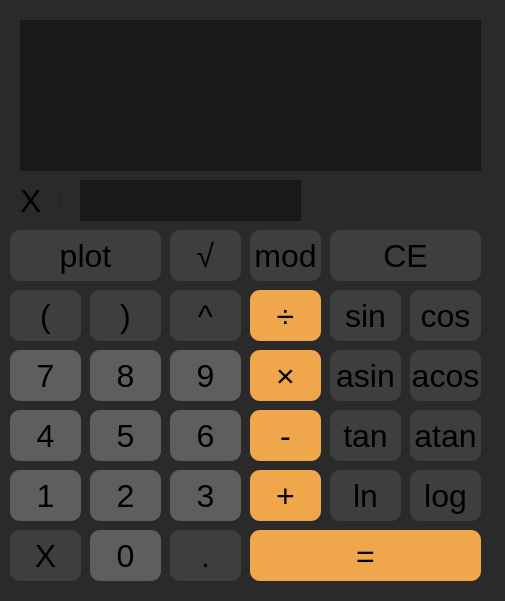
<?xml version="1.0" encoding="UTF-8"?>
<ui version="4.0">
 <class>MainWindow</class>
 <widget class="QMainWindow" name="MainWindow">
  <property name="geometry">
   <rect>
    <x>0</x>
    <y>0</y>
    <width>505</width>
    <height>601</height>
   </rect>
  </property>
  <property name="font">
   <font>
    <pointsize>14</pointsize>
   </font>
  </property>
  <property name="windowTitle">
   <string>MainWindow</string>
  </property>
  <property name="styleSheet">
   <string notr="true">QMainWindow { background-color: rgb(42, 42, 42) }</string>
  </property>
  <widget class="QWidget" name="centralwidget">
   <widget class="QPushButton" name="open_bracket">
    <property name="geometry">
     <rect>
      <x>10</x>
      <y>290</y>
      <width>71</width>
      <height>51</height>
     </rect>
    </property>
    <property name="font">
     <font>
      <pointsize>24</pointsize>
     </font>
    </property>
    <property name="styleSheet">
     <string notr="true">QPushButton {
	background-color: rgb(62, 62, 62); 
	border-radius: 10px 
}

QPushButton:pressed {
	background-color: rgb(109, 109, 109);
}</string>
    </property>
    <property name="text">
     <string>(</string>
    </property>
   </widget>
   <widget class="QLabel" name="text_x_eq">
    <property name="geometry">
     <rect>
      <x>20</x>
      <y>180</y>
      <width>41</width>
      <height>41</height>
     </rect>
    </property>
    <property name="font">
     <font>
      <pointsize>24</pointsize>
     </font>
    </property>
    <property name="styleSheet">
     <string notr="true"/>
    </property>
    <property name="text">
     <string>X  =</string>
    </property>
   </widget>
   <widget class="QPushButton" name="close_bracket">
    <property name="geometry">
     <rect>
      <x>90</x>
      <y>290</y>
      <width>71</width>
      <height>51</height>
     </rect>
    </property>
    <property name="font">
     <font>
      <pointsize>24</pointsize>
     </font>
    </property>
    <property name="styleSheet">
     <string notr="true">QPushButton {
	background-color: rgb(62, 62, 62); 
	border-radius: 10px 
}

QPushButton:pressed {
	background-color: rgb(109, 109, 109);
}</string>
    </property>
    <property name="text">
     <string>)</string>
    </property>
   </widget>
   <widget class="QPushButton" name="button_8">
    <property name="geometry">
     <rect>
      <x>90</x>
      <y>350</y>
      <width>71</width>
      <height>51</height>
     </rect>
    </property>
    <property name="font">
     <font>
      <pointsize>24</pointsize>
     </font>
    </property>
    <property name="styleSheet">
     <string notr="true">QPushButton {
	background-color: rgb(94, 94, 94);
	border-radius: 10px; 
}
QPushButton:pressed {
	background-color: rgb(155, 155, 155)
}</string>
    </property>
    <property name="text">
     <string>8</string>
    </property>
   </widget>
   <widget class="QPushButton" name="button_7">
    <property name="geometry">
     <rect>
      <x>10</x>
      <y>350</y>
      <width>71</width>
      <height>51</height>
     </rect>
    </property>
    <property name="font">
     <font>
      <pointsize>24</pointsize>
     </font>
    </property>
    <property name="styleSheet">
     <string notr="true">QPushButton {
	background-color: rgb(94, 94, 94);
	border-radius: 10px; 
}
QPushButton:pressed {
	background-color: rgb(155, 155, 155)
}</string>
    </property>
    <property name="text">
     <string>7</string>
    </property>
   </widget>
   <widget class="QPushButton" name="button_4">
    <property name="geometry">
     <rect>
      <x>10</x>
      <y>410</y>
      <width>71</width>
      <height>51</height>
     </rect>
    </property>
    <property name="font">
     <font>
      <pointsize>24</pointsize>
     </font>
    </property>
    <property name="styleSheet">
     <string notr="true">QPushButton {
	background-color: rgb(94, 94, 94);
	border-radius: 10px; 
}
QPushButton:pressed {
	background-color: rgb(155, 155, 155)
}</string>
    </property>
    <property name="text">
     <string>4</string>
    </property>
   </widget>
   <widget class="QPushButton" name="button_5">
    <property name="geometry">
     <rect>
      <x>90</x>
      <y>410</y>
      <width>71</width>
      <height>51</height>
     </rect>
    </property>
    <property name="font">
     <font>
      <pointsize>24</pointsize>
     </font>
    </property>
    <property name="styleSheet">
     <string notr="true">QPushButton {
	background-color: rgb(94, 94, 94);
	border-radius: 10px; 
}
QPushButton:pressed {
	background-color: rgb(155, 155, 155)
}</string>
    </property>
    <property name="text">
     <string>5</string>
    </property>
   </widget>
   <widget class="QPushButton" name="button_1">
    <property name="geometry">
     <rect>
      <x>10</x>
      <y>470</y>
      <width>71</width>
      <height>51</height>
     </rect>
    </property>
    <property name="font">
     <font>
      <pointsize>24</pointsize>
     </font>
    </property>
    <property name="styleSheet">
     <string notr="true">QPushButton {
	background-color: rgb(94, 94, 94);
	border-radius: 10px; 
}
QPushButton:pressed {
	background-color: rgb(155, 155, 155)
}</string>
    </property>
    <property name="text">
     <string>1</string>
    </property>
   </widget>
   <widget class="QPushButton" name="button_2">
    <property name="geometry">
     <rect>
      <x>90</x>
      <y>470</y>
      <width>71</width>
      <height>51</height>
     </rect>
    </property>
    <property name="font">
     <font>
      <pointsize>24</pointsize>
     </font>
    </property>
    <property name="styleSheet">
     <string notr="true">QPushButton {
	background-color: rgb(94, 94, 94);
	border-radius: 10px; 
}
QPushButton:pressed {
	background-color: rgb(155, 155, 155)
}</string>
    </property>
    <property name="text">
     <string>2</string>
    </property>
   </widget>
   <widget class="QPushButton" name="point">
    <property name="geometry">
     <rect>
      <x>170</x>
      <y>530</y>
      <width>71</width>
      <height>51</height>
     </rect>
    </property>
    <property name="font">
     <font>
      <pointsize>24</pointsize>
     </font>
    </property>
    <property name="styleSheet">
     <string notr="true">QPushButton {
	background-color: rgb(62, 62, 62); 
	border-radius: 10px 
}

QPushButton:pressed {
	background-color: rgb(109, 109, 109);
}</string>
    </property>
    <property name="text">
     <string>.</string>
    </property>
   </widget>
   <widget class="QPushButton" name="button_0">
    <property name="geometry">
     <rect>
      <x>90</x>
      <y>530</y>
      <width>71</width>
      <height>51</height>
     </rect>
    </property>
    <property name="font">
     <font>
      <pointsize>24</pointsize>
     </font>
    </property>
    <property name="styleSheet">
     <string notr="true">QPushButton {
	background-color: rgb(94, 94, 94);
	border-radius: 10px; 
}
QPushButton:pressed {
	background-color: rgb(155, 155, 155)
}</string>
    </property>
    <property name="text">
     <string>0</string>
    </property>
   </widget>
   <widget class="QPushButton" name="div">
    <property name="geometry">
     <rect>
      <x>250</x>
      <y>290</y>
      <width>71</width>
      <height>51</height>
     </rect>
    </property>
    <property name="font">
     <font>
      <pointsize>24</pointsize>
     </font>
    </property>
    <property name="styleSheet">
     <string notr="true">QPushButton { 
	background-color: rgb(240, 166, 75); 
	border-radius: 10px
}

QPushButton:pressed {
	background-color: rgb(255, 176, 80)
}</string>
    </property>
    <property name="text">
     <string>÷</string>
    </property>
   </widget>
   <widget class="QPushButton" name="button_9">
    <property name="geometry">
     <rect>
      <x>170</x>
      <y>350</y>
      <width>71</width>
      <height>51</height>
     </rect>
    </property>
    <property name="font">
     <font>
      <pointsize>24</pointsize>
     </font>
    </property>
    <property name="styleSheet">
     <string notr="true">QPushButton {
	background-color: rgb(94, 94, 94);
	border-radius: 10px; 
}
QPushButton:pressed {
	background-color: rgb(155, 155, 155)
}</string>
    </property>
    <property name="text">
     <string>9</string>
    </property>
   </widget>
   <widget class="QPushButton" name="button_6">
    <property name="geometry">
     <rect>
      <x>170</x>
      <y>410</y>
      <width>71</width>
      <height>51</height>
     </rect>
    </property>
    <property name="font">
     <font>
      <pointsize>24</pointsize>
     </font>
    </property>
    <property name="styleSheet">
     <string notr="true">QPushButton {
	background-color: rgb(94, 94, 94);
	border-radius: 10px; 
}
QPushButton:pressed {
	background-color: rgb(155, 155, 155)
}</string>
    </property>
    <property name="text">
     <string>6</string>
    </property>
   </widget>
   <widget class="QPushButton" name="button_3">
    <property name="geometry">
     <rect>
      <x>170</x>
      <y>470</y>
      <width>71</width>
      <height>51</height>
     </rect>
    </property>
    <property name="font">
     <font>
      <pointsize>24</pointsize>
     </font>
    </property>
    <property name="styleSheet">
     <string notr="true">QPushButton {
	background-color: rgb(94, 94, 94);
	border-radius: 10px; 
}
QPushButton:pressed {
	background-color: rgb(155, 155, 155)
}</string>
    </property>
    <property name="text">
     <string>3</string>
    </property>
   </widget>
   <widget class="QPushButton" name="equal">
    <property name="geometry">
     <rect>
      <x>250</x>
      <y>530</y>
      <width>231</width>
      <height>51</height>
     </rect>
    </property>
    <property name="font">
     <font>
      <pointsize>24</pointsize>
     </font>
    </property>
    <property name="styleSheet">
     <string notr="true">QPushButton { 
	background-color: rgb(240, 166, 75); 
	border-radius: 10px
}

QPushButton:pressed {
	background-color: rgb(255, 176, 80)
}</string>
    </property>
    <property name="text">
     <string>=</string>
    </property>
   </widget>
   <widget class="QPushButton" name="plot">
    <property name="geometry">
     <rect>
      <x>10</x>
      <y>230</y>
      <width>151</width>
      <height>51</height>
     </rect>
    </property>
    <property name="font">
     <font>
      <pointsize>24</pointsize>
     </font>
    </property>
    <property name="styleSheet">
     <string notr="true">QPushButton {
	background-color: rgb(62, 62, 62); 
	border-radius: 10px 
}

QPushButton:pressed {
	background-color: rgb(109, 109, 109);
}</string>
    </property>
    <property name="text">
     <string>plot</string>
    </property>
   </widget>
   <widget class="QPushButton" name="mul">
    <property name="geometry">
     <rect>
      <x>250</x>
      <y>350</y>
      <width>71</width>
      <height>51</height>
     </rect>
    </property>
    <property name="font">
     <font>
      <pointsize>24</pointsize>
     </font>
    </property>
    <property name="styleSheet">
     <string notr="true">QPushButton { 
	background-color: rgb(240, 166, 75); 
	border-radius: 10px
}

QPushButton:pressed {
	background-color: rgb(255, 176, 80)
}</string>
    </property>
    <property name="text">
     <string>×</string>
    </property>
   </widget>
   <widget class="QPushButton" name="sub">
    <property name="geometry">
     <rect>
      <x>250</x>
      <y>410</y>
      <width>71</width>
      <height>51</height>
     </rect>
    </property>
    <property name="font">
     <font>
      <pointsize>24</pointsize>
     </font>
    </property>
    <property name="styleSheet">
     <string notr="true">QPushButton { 
	background-color: rgb(240, 166, 75); 
	border-radius: 10px
}

QPushButton:pressed {
	background-color: rgb(255, 176, 80)
}</string>
    </property>
    <property name="text">
     <string>-</string>
    </property>
   </widget>
   <widget class="QPushButton" name="add">
    <property name="geometry">
     <rect>
      <x>250</x>
      <y>470</y>
      <width>71</width>
      <height>51</height>
     </rect>
    </property>
    <property name="font">
     <font>
      <pointsize>24</pointsize>
     </font>
    </property>
    <property name="styleSheet">
     <string notr="true">QPushButton { 
	background-color: rgb(240, 166, 75); 
	border-radius: 10px
}

QPushButton:pressed {
	background-color: rgb(255, 176, 80)
}</string>
    </property>
    <property name="text">
     <string>+</string>
    </property>
   </widget>
   <widget class="QPushButton" name="pow">
    <property name="geometry">
     <rect>
      <x>170</x>
      <y>290</y>
      <width>71</width>
      <height>51</height>
     </rect>
    </property>
    <property name="font">
     <font>
      <pointsize>24</pointsize>
     </font>
    </property>
    <property name="styleSheet">
     <string notr="true">QPushButton {
	background-color: rgb(62, 62, 62); 
	border-radius: 10px 
}

QPushButton:pressed {
	background-color: rgb(109, 109, 109);
}</string>
    </property>
    <property name="text">
     <string>^</string>
    </property>
   </widget>
   <widget class="QPushButton" name="sqrt">
    <property name="geometry">
     <rect>
      <x>170</x>
      <y>230</y>
      <width>71</width>
      <height>51</height>
     </rect>
    </property>
    <property name="font">
     <font>
      <pointsize>24</pointsize>
     </font>
    </property>
    <property name="styleSheet">
     <string notr="true">QPushButton {
	background-color: rgb(62, 62, 62); 
	border-radius: 10px 
}

QPushButton:pressed {
	background-color: rgb(109, 109, 109);
}</string>
    </property>
    <property name="text">
     <string>√</string>
    </property>
   </widget>
   <widget class="QPushButton" name="mod">
    <property name="geometry">
     <rect>
      <x>250</x>
      <y>230</y>
      <width>71</width>
      <height>51</height>
     </rect>
    </property>
    <property name="font">
     <font>
      <pointsize>24</pointsize>
     </font>
    </property>
    <property name="styleSheet">
     <string notr="true">QPushButton {
	background-color: rgb(62, 62, 62); 
	border-radius: 10px 
}

QPushButton:pressed {
	background-color: rgb(109, 109, 109);
}</string>
    </property>
    <property name="text">
     <string>mod</string>
    </property>
   </widget>
   <widget class="QPushButton" name="sin">
    <property name="geometry">
     <rect>
      <x>330</x>
      <y>290</y>
      <width>71</width>
      <height>51</height>
     </rect>
    </property>
    <property name="font">
     <font>
      <pointsize>24</pointsize>
     </font>
    </property>
    <property name="styleSheet">
     <string notr="true">QPushButton {
	background-color: rgb(62, 62, 62); 
	border-radius: 10px 
}

QPushButton:pressed {
	background-color: rgb(109, 109, 109);
}</string>
    </property>
    <property name="text">
     <string>sin</string>
    </property>
   </widget>
   <widget class="QPushButton" name="cos">
    <property name="geometry">
     <rect>
      <x>410</x>
      <y>290</y>
      <width>71</width>
      <height>51</height>
     </rect>
    </property>
    <property name="font">
     <font>
      <pointsize>24</pointsize>
     </font>
    </property>
    <property name="styleSheet">
     <string notr="true">QPushButton {
	background-color: rgb(62, 62, 62); 
	border-radius: 10px 
}

QPushButton:pressed {
	background-color: rgb(109, 109, 109);
}</string>
    </property>
    <property name="text">
     <string>cos</string>
    </property>
   </widget>
   <widget class="QPushButton" name="asin">
    <property name="geometry">
     <rect>
      <x>330</x>
      <y>350</y>
      <width>71</width>
      <height>51</height>
     </rect>
    </property>
    <property name="font">
     <font>
      <pointsize>24</pointsize>
     </font>
    </property>
    <property name="styleSheet">
     <string notr="true">QPushButton {
	background-color: rgb(62, 62, 62); 
	border-radius: 10px 
}

QPushButton:pressed {
	background-color: rgb(109, 109, 109);
}</string>
    </property>
    <property name="text">
     <string>asin</string>
    </property>
   </widget>
   <widget class="QPushButton" name="acos">
    <property name="geometry">
     <rect>
      <x>410</x>
      <y>350</y>
      <width>71</width>
      <height>51</height>
     </rect>
    </property>
    <property name="font">
     <font>
      <pointsize>24</pointsize>
     </font>
    </property>
    <property name="styleSheet">
     <string notr="true">QPushButton {
	background-color: rgb(62, 62, 62); 
	border-radius: 10px 
}

QPushButton:pressed {
	background-color: rgb(109, 109, 109);
}</string>
    </property>
    <property name="text">
     <string>acos</string>
    </property>
   </widget>
   <widget class="QPushButton" name="tan">
    <property name="geometry">
     <rect>
      <x>330</x>
      <y>410</y>
      <width>71</width>
      <height>51</height>
     </rect>
    </property>
    <property name="font">
     <font>
      <pointsize>24</pointsize>
     </font>
    </property>
    <property name="styleSheet">
     <string notr="true">QPushButton {
	background-color: rgb(62, 62, 62); 
	border-radius: 10px 
}

QPushButton:pressed {
	background-color: rgb(109, 109, 109);
}</string>
    </property>
    <property name="text">
     <string>tan</string>
    </property>
   </widget>
   <widget class="QPushButton" name="atan">
    <property name="geometry">
     <rect>
      <x>410</x>
      <y>410</y>
      <width>71</width>
      <height>51</height>
     </rect>
    </property>
    <property name="font">
     <font>
      <pointsize>24</pointsize>
     </font>
    </property>
    <property name="styleSheet">
     <string notr="true">QPushButton {
	background-color: rgb(62, 62, 62); 
	border-radius: 10px 
}

QPushButton:pressed {
	background-color: rgb(109, 109, 109);
}</string>
    </property>
    <property name="text">
     <string>atan</string>
    </property>
   </widget>
   <widget class="QPushButton" name="ln">
    <property name="geometry">
     <rect>
      <x>330</x>
      <y>470</y>
      <width>71</width>
      <height>51</height>
     </rect>
    </property>
    <property name="font">
     <font>
      <pointsize>24</pointsize>
     </font>
    </property>
    <property name="styleSheet">
     <string notr="true">QPushButton {
	background-color: rgb(62, 62, 62); 
	border-radius: 10px 
}

QPushButton:pressed {
	background-color: rgb(109, 109, 109);
}</string>
    </property>
    <property name="text">
     <string>ln</string>
    </property>
   </widget>
   <widget class="QPushButton" name="log">
    <property name="geometry">
     <rect>
      <x>410</x>
      <y>470</y>
      <width>71</width>
      <height>51</height>
     </rect>
    </property>
    <property name="font">
     <font>
      <pointsize>24</pointsize>
     </font>
    </property>
    <property name="styleSheet">
     <string notr="true">QPushButton {
	background-color: rgb(62, 62, 62); 
	border-radius: 10px 
}

QPushButton:pressed {
	background-color: rgb(109, 109, 109);
}</string>
    </property>
    <property name="text">
     <string>log</string>
    </property>
   </widget>
   <widget class="QPushButton" name="ce">
    <property name="geometry">
     <rect>
      <x>330</x>
      <y>230</y>
      <width>151</width>
      <height>51</height>
     </rect>
    </property>
    <property name="font">
     <font>
      <pointsize>24</pointsize>
     </font>
    </property>
    <property name="styleSheet">
     <string notr="true">QPushButton {
	background-color: rgb(62, 62, 62); 
	border-radius: 10px 
}

QPushButton:pressed {
	background-color: rgb(109, 109, 109);
}</string>
    </property>
    <property name="text">
     <string>CE</string>
    </property>
   </widget>
   <widget class="QPushButton" name="push_x">
    <property name="geometry">
     <rect>
      <x>10</x>
      <y>530</y>
      <width>71</width>
      <height>51</height>
     </rect>
    </property>
    <property name="font">
     <font>
      <pointsize>24</pointsize>
     </font>
    </property>
    <property name="styleSheet">
     <string notr="true">QPushButton {
	background-color: rgb(62, 62, 62); 
	border-radius: 10px 
}

QPushButton:pressed {
	background-color: rgb(109, 109, 109);
}</string>
    </property>
    <property name="text">
     <string>X</string>
    </property>
   </widget>
   <widget class="QTextEdit" name="edit_x_eq">
    <property name="geometry">
     <rect>
      <x>80</x>
      <y>180</y>
      <width>221</width>
      <height>41</height>
     </rect>
    </property>
    <property name="font">
     <font>
      <pointsize>24</pointsize>
     </font>
    </property>
    <property name="styleSheet">
     <string notr="true">QTextEdit { border-radius: 10px }</string>
    </property>
    <property name="html">
     <string>&lt;!DOCTYPE HTML PUBLIC &quot;-//W3C//DTD HTML 4.0//EN&quot; &quot;http://www.w3.org/TR/REC-html40/strict.dtd&quot;&gt;
&lt;html&gt;&lt;head&gt;&lt;meta name=&quot;qrichtext&quot; content=&quot;1&quot; /&gt;&lt;meta charset=&quot;utf-8&quot; /&gt;&lt;style type=&quot;text/css&quot;&gt;
p, li { white-space: pre-wrap; }
&lt;/style&gt;&lt;/head&gt;&lt;body style=&quot; font-family:'.AppleSystemUIFont'; font-size:24pt; font-weight:400; font-style:normal;&quot;&gt;
&lt;p style=&quot; margin-top:0px; margin-bottom:0px; margin-left:0px; margin-right:0px; -qt-block-indent:0; text-indent:0px;&quot;&gt;0&lt;/p&gt;&lt;/body&gt;&lt;/html&gt;</string>
    </property>
   </widget>
   <widget class="QLabel" name="calc_label">
    <property name="geometry">
     <rect>
      <x>20</x>
      <y>20</y>
      <width>461</width>
      <height>151</height>
     </rect>
    </property>
    <property name="font">
     <font>
      <pointsize>24</pointsize>
     </font>
    </property>
    <property name="styleSheet">
     <string notr="true">QLabel { background-color: rgb(24, 25, 25) }</string>
    </property>
    <property name="text">
     <string/>
    </property>
   </widget>
   <widget class="QLabel" name="label">
    <property name="geometry">
     <rect>
      <x>80</x>
      <y>180</y>
      <width>221</width>
      <height>41</height>
     </rect>
    </property>
    <property name="styleSheet">
     <string notr="true">QLabel { background-color: rgb(24, 25, 25) }</string>
    </property>
    <property name="text">
     <string/>
    </property>
   </widget>
  </widget>
 </widget>
 <resources/>
 <connections/>
</ui>
